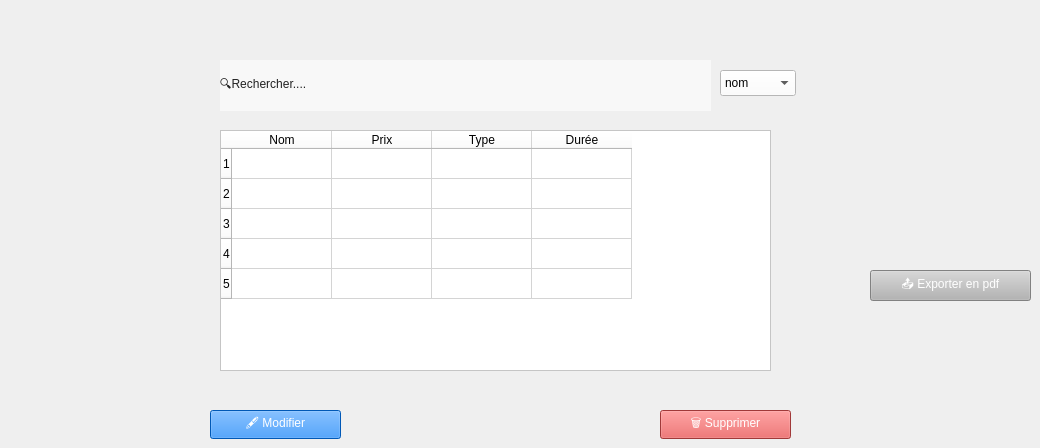
        <widget class="QWidget" name="tab_11">
         <attribute name="title">
          <string>Consulter</string>
         </attribute>
         <widget class="QComboBox" name="comboBox_7">
          <property name="geometry">
           <rect>
            <x>720</x>
            <y>70</y>
            <width>76</width>
            <height>26</height>
           </rect>
          </property>
          <property name="styleSheet">
           <string notr="true">background-color: rgb(255, 255, 255);</string>
          </property>
          <item>
           <property name="text">
            <string>nom</string>
           </property>
          </item>
          <item>
           <property name="text">
            <string>prix</string>
           </property>
          </item>
          <item>
           <property name="text">
            <string>type</string>
           </property>
          </item>
         </widget>
         <widget class="QTableWidget" name="tableWidget_act">
          <property name="geometry">
           <rect>
            <x>220</x>
            <y>130</y>
            <width>551</width>
            <height>241</height>
           </rect>
          </property>
          <property name="styleSheet">
           <string notr="true">background-color: rgb(255, 255, 255);</string>
          </property>
          <row/>
          <row/>
          <row/>
          <row/>
          <row/>
          <column>
           <property name="text">
            <string>Nom</string>
           </property>
          </column>
          <column>
           <property name="text">
            <string>Prix</string>
           </property>
          </column>
          <column>
           <property name="text">
            <string>Type</string>
           </property>
          </column>
          <column>
           <property name="text">
            <string>Durée</string>
           </property>
          </column>
         </widget>
         <widget class="QPushButton" name="pushButton_13">
          <property name="geometry">
           <rect>
            <x>210</x>
            <y>410</y>
            <width>131</width>
            <height>29</height>
           </rect>
          </property>
          <property name="styleSheet">
           <string notr="true"> background-color: rgb(0, 123, 255);
color: rgb(255, 255, 255);</string>
          </property>
          <property name="text">
           <string>🖋️ Modifier</string>
          </property>
         </widget>
         <widget class="QPushButton" name="pushButton_25">
          <property name="geometry">
           <rect>
            <x>660</x>
            <y>410</y>
            <width>131</width>
            <height>29</height>
           </rect>
          </property>
          <property name="styleSheet">
           <string notr="true">background-color: rgb(224, 80, 80);
color: rgb(255, 255, 255);</string>
          </property>
          <property name="text">
           <string>🗑️ Supprimer</string>
          </property>
         </widget>
         <widget class="QPushButton" name="pushButton_26">
          <property name="geometry">
           <rect>
            <x>870</x>
            <y>270</y>
            <width>161</width>
            <height>31</height>
           </rect>
          </property>
          <property name="styleSheet">
           <string notr="true"> background-color: rgb(180, 180, 180);
color: rgb(255, 255, 255);</string>
          </property>
          <property name="text">
           <string>📤 Exporter en pdf</string>
          </property>
         </widget>
         <widget class="QLabel" name="label_112">
          <property name="geometry">
           <rect>
            <x>220</x>
            <y>60</y>
            <width>491</width>
            <height>51</height>
           </rect>
          </property>
          <property name="styleSheet">
           <string notr="true">background-color: rgb(248, 248, 248);
color: rgb(34, 34, 34);</string>
          </property>
          <property name="text">
           <string>🔍Rechercher....</string>
          </property>
         </widget>
        </widget>
